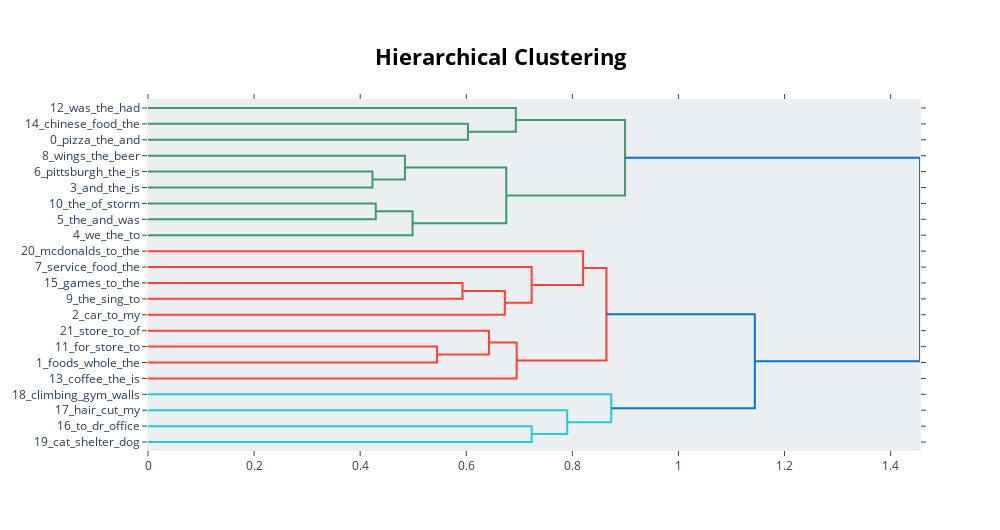

Notebook code for this chart:
### Code cell
topic_model.visualize_hierarchy()

### Figure 1 — Plotly figure (JSON) as saved in the notebook; plotly's stock layout.template omitted (floating-point values rounded to 4 significant figures)
{"data": [{"hoverinfo": "text", "marker": {"color": "rgb(61,153,112)"}, "mode": "lines", "type": "scatter", "x": [0, 0.6031, 0.6031, 0], "xaxis": "x", "y": [-15, -15, -25, -25], "yaxis": "y"}, {"hoverinfo": "text", "marker": {"color": "rgb(61,153,112)"}, "mode": "lines", "type": "scatter", "x": [0, 0.6933, 0.6933, 0.6031], "xaxis": "x", "y": [-5, -5, -20, -20], "yaxis": "y"}, {"hoverinfo": "text", "marker": {"color": "rgb(61,153,112)"}, "mode": "lines", "type": "scatter", "x": [0, 0.4232, 0.4232, 0], "xaxis": "x", "y": [-45, -45, -55, -55], "yaxis": "y"}, {"hoverinfo": "text", "marker": {"color": "rgb(61,153,112)"}, "mode": "lines", "type": "scatter", "x": [0, 0.4843, 0.4843, 0.4232], "xaxis": "x", "y": [-35, -35, -50, -50], "yaxis": "y"}, {"hoverinfo": "text", "marker": {"color": "rgb(61,153,112)"}, "mode": "lines", "type": "scatter", "x": [0, 0.4294, 0.4294, 0], "xaxis": "x", "y": [-65, -65, -75, -75], "yaxis": "y"}, {"hoverinfo": "text", "marker": {"color": "rgb(61,153,112)"}, "mode": "lines", "type": "scatter", "x": [0.4294, 0.4987, 0.4987, 0], "xaxis": "x", "y": [-70, -70, -85, -85], "yaxis": "y"}, {"hoverinfo": "text", "marker": {"color": "rgb(61,153,112)"}, "mode": "lines", "type": "scatter", "x": [0.4843, 0.6754, 0.6754, 0.4987], "xaxis": "x", "y": [-42.5, -42.5, -77.5, -77.5], "yaxis": "y"}, {"hoverinfo": "text", "marker": {"color": "rgb(61,153,112)"}, "mode": "lines", "type": "scatter", "x": [0.6933, 0.8994, 0.8994, 0.6754], "xaxis": "x", "y": [-12.5, -12.5, -60, -60], "yaxis": "y"}, {"hoverinfo": "text", "marker": {"color": "rgb(255,65,54)"}, "mode": "lines", "type": "scatter", "x": [0, 0.5928, 0.5928, 0], "xaxis": "x", "y": [-115, -115, -125, -125], "yaxis": "y"}, {"hoverinfo": "text", "marker": {"color": "rgb(255,65,54)"}, "mode": "lines", "type": "scatter", "x": [0.5928, 0.6727, 0.6727, 0], "xaxis": "x", "y": [-120, -120, -135, -135], "yaxis": "y"}, {"hoverinfo": "text", "marker": {"color": "rgb(255,65,54)"}, "mode": "lines", "type": "scatter", "x": [0, 0.7232, 0.7232, 0.6727], "xaxis": "x", "y": [-105, -105, -127.5, -127.5], "yaxis": "y"}, {"hoverinfo": "text", "marker": {"color": "rgb(255,65,54)"}, "mode": "lines", "type": "scatter", "x": [0, 0.8202, 0.8202, 0.7232], "xaxis": "x", "y": [-95, -95, -116.2, -116.2], "yaxis": "y"}, {"hoverinfo": "text", "marker": {"color": "rgb(255,65,54)"}, "mode": "lines", "type": "scatter", "x": [0, 0.545, 0.545, 0], "xaxis": "x", "y": [-155, -155, -165, -165], "yaxis": "y"}, {"hoverinfo": "text", "marker": {"color": "rgb(255,65,54)"}, "mode": "lines", "type": "scatter", "x": [0, 0.6427, 0.6427, 0.545], "xaxis": "x", "y": [-145, -145, -160, -160], "yaxis": "y"}, {"hoverinfo": "text", "marker": {"color": "rgb(255,65,54)"}, "mode": "lines", "type": "scatter", "x": [0.6427, 0.6949, 0.6949, 0], "xaxis": "x", "y": [-152.5, -152.5, -175, -175], "yaxis": "y"}, {"hoverinfo": "text", "marker": {"color": "rgb(255,65,54)"}, "mode": "lines", "type": "scatter", "x": [0.8202, 0.8641, 0.8641, 0.6949], "xaxis": "x", "y": [-105.6, -105.6, -163.8, -163.8], "yaxis": "y"}, {"hoverinfo": "text", "marker": {"color": "rgb(35,205,205)"}, "mode": "lines", "type": "scatter", "x": [0, 0.7232, 0.7232, 0], "xaxis": "x", "y": [-205, -205, -215, -215], "yaxis": "y"}, {"hoverinfo": "text", "marker": {"color": "rgb(35,205,205)"}, "mode": "lines", "type": "scatter", "x": [0, 0.7903, 0.7903, 0.7232], "xaxis": "x", "y": [-195, -195, -210, -210], "yaxis": "y"}, {"hoverinfo": "text", "marker": {"color": "rgb(35,205,205)"}, "mode": "lines", "type": "scatter", "x": [0, 0.8733, 0.8733, 0.7903], "xaxis": "x", "y": [-185, -185, -202.5, -202.5], "yaxis": "y"}, {"hoverinfo": "text", "marker": {"color": "rgb(0,116,217)"}, "mode": "lines", "type": "scatter", "x": [0.8641, 1.144, 1.144, 0.8733], "xaxis": "x", "y": [-134.7, -134.7, -193.8, -193.8], "yaxis": "y"}, {"hoverinfo": "text", "marker": {"color": "rgb(0,116,217)"}, "mode": "lines", "type": "scatter", "x": [0.8994, 1.455, 1.455, 1.144], "xaxis": "x", "y": [-36.25, -36.25, -164.2, -164.2], "yaxis": "y"}], "layout": {"autosize": false, "height": 530, "hoverlabel": {"bgcolor": "white", "font": {"family": "Rockwell", "size": 16}}, "hovermode": "closest", "plot_bgcolor": "#ECEFF1", "showlegend": false, "title": {"font": {"color": "Black", "size": 22}, "text": "<b>Hierarchical Clustering", "x": 0.5, "xanchor": "center", "yanchor": "top"}, "width": 1000, "xaxis": {"autorange": true, "mirror": "allticks", "range": [0, 1.455], "rangemode": "tozero", "showgrid": false, "showline": true, "showticklabels": true, "ticks": "outside", "type": "linear", "zeroline": false}, "yaxis": {"mirror": "allticks", "range": [-220, 0], "rangemode": "tozero", "showgrid": false, "showline": true, "showticklabels": true, "tickmode": "array", "ticks": "outside", "ticktext": ["12_was_the_had", "14_chinese_food_the", "0_pizza_the_and", "8_wings_the_beer", "6_pittsburgh_the_is", "3_and_the_is", "10_the_of_storm", "5_the_and_was", "4_we_the_to", "20_mcdonalds_to_the", "7_service_food_the", "15_games_to_the", "9_the_sing_to", "2_car_to_my", "21_store_to_of", "11_for_store_to", "1_foods_whole_the", "13_coffee_the_is", "18_climbing_gym_walls", "17_hair_cut_my", "16_to_dr_office", "19_cat_shelter_dog"], "tickvals": [-5, -15, -25, -35, -45, -55, -65, -75, -85, -95, -105, -115, -125, -135, -145, -155, -165, -175, -185, -195, -205, -215], "type": "linear", "zeroline": false}}}
